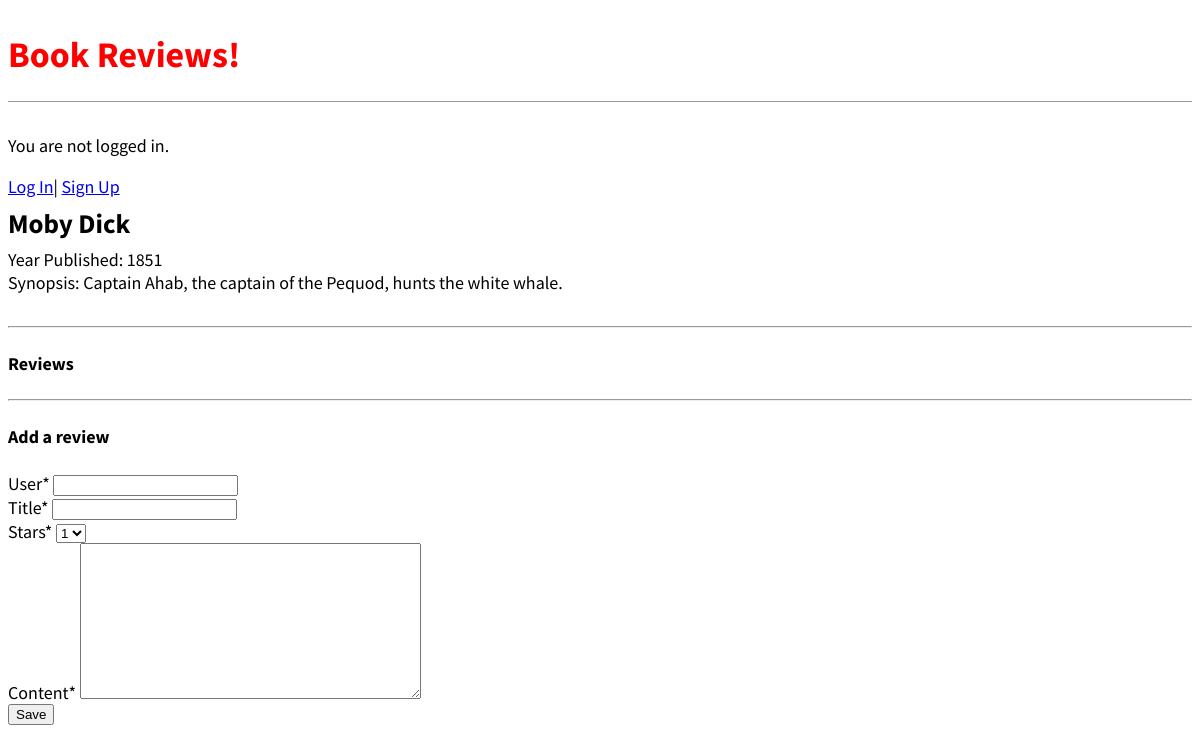
/book/2/, run on the app's committed database.
### books/models.py (models this page shows, shortened)
class Book(models.Model):
    title = models.CharField(max_length=120)
    author = models.CharField(max_length=50)
    synopsis = models.TextField()
    year_published = models.IntegerField()

### books/views.py (the view, shortened to what this page needs)
# urls.py: path("book/<int:pk>/", BookDetailView.as_view(), name="book_detail"),
class BookDetailView(View): # new
    def get(self, request, *args, **kwargs):
        view = ReviewGet.as_view()
        return view(request, *args, **kwargs)

### books/forms.py
class ReviewForm(forms.ModelForm):
    class Meta:
        model = Review
        fields = ("user", "title", "stars", "content")

### books/views.py (called while the page is built)
    def get_context_data(self, **kwargs): # new
        context = super().get_context_data(**kwargs)
        context["form"] = ReviewForm()
        return context

### books/templates/book_detail.html (shortened to what this page needs)
{% extends "base.html" %}
{% load crispy_forms_tags %}
    {% block content %}
        <div class="book-entry">
            <h2>{{ object.title }}</h2>
            <p>Year Published: {{ object.year_published }}</p>
            <p>Synopsis: {{ object.synopsis }}</p>
        </div>
        <hr>
        <h4>Reviews</h4>
        <hr>
        <h4>Add a review</h4>
            <form action="" method="post">{% csrf_token %}
                {{ form|crispy }}
                <button class="btn btn-success ml-2" type="submit">Save</button>
            </form>
    {% endblock content %}

### static/css/base.css (style rules this page uses)
body { font-family: 'Source Sans Pro', sans-serif; font-size: 18px; }
.book-entry { margin-bottom: 2rem; }
.book-entry h2 { margin: 0.5rem 0; }
.book-entry p { margin: 0; font-weight: 400; }

### data on the page
Book: title "Moby Dick", year_published "1851", synopsis "Captain Ahab, the captain of the Pequod, hunts the white whale."
